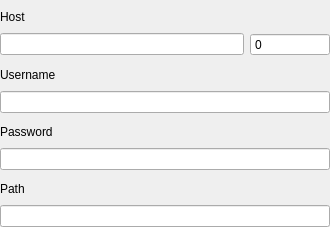
<?xml version="1.0" encoding="UTF-8"?>
<ui version="4.0">
 <class>SFTPFormGeneralUI</class>
 <widget class="QWidget" name="SFTPFormGeneralUI">
  <property name="geometry">
   <rect>
    <x>0</x>
    <y>0</y>
    <width>330</width>
    <height>227</height>
   </rect>
  </property>
  <property name="sizePolicy">
   <sizepolicy hsizetype="Preferred" vsizetype="Preferred">
    <horstretch>0</horstretch>
    <verstretch>0</verstretch>
   </sizepolicy>
  </property>
  <property name="minimumSize">
   <size>
    <width>0</width>
    <height>0</height>
   </size>
  </property>
  <property name="maximumSize">
   <size>
    <width>16777215</width>
    <height>227</height>
   </size>
  </property>
  <property name="windowTitle">
   <string>General</string>
  </property>
  <layout class="QVBoxLayout" name="verticalLayout">
   <property name="spacing">
    <number>6</number>
   </property>
   <property name="leftMargin">
    <number>0</number>
   </property>
   <property name="topMargin">
    <number>6</number>
   </property>
   <property name="rightMargin">
    <number>0</number>
   </property>
   <property name="bottomMargin">
    <number>0</number>
   </property>
   <item>
    <widget class="QLabel" name="label">
     <property name="minimumSize">
      <size>
       <width>80</width>
       <height>0</height>
      </size>
     </property>
     <property name="baseSize">
      <size>
       <width>0</width>
       <height>0</height>
      </size>
     </property>
     <property name="text">
      <string>Host</string>
     </property>
     <property name="alignment">
      <set>Qt::AlignLeading|Qt::AlignLeft|Qt::AlignVCenter</set>
     </property>
    </widget>
   </item>
   <item>
    <layout class="QHBoxLayout" name="horizontalLayout">
     <item>
      <widget class="QLineEdit" name="hostLineEdit"/>
     </item>
     <item>
      <widget class="QSpinBox" name="portSpinBox">
       <property name="sizePolicy">
        <sizepolicy hsizetype="Fixed" vsizetype="Fixed">
         <horstretch>0</horstretch>
         <verstretch>0</verstretch>
        </sizepolicy>
       </property>
       <property name="minimumSize">
        <size>
         <width>80</width>
         <height>0</height>
        </size>
       </property>
       <property name="maximumSize">
        <size>
         <width>80</width>
         <height>16777215</height>
        </size>
       </property>
       <property name="buttonSymbols">
        <enum>QAbstractSpinBox::NoButtons</enum>
       </property>
       <property name="maximum">
        <number>65535</number>
       </property>
      </widget>
     </item>
    </layout>
   </item>
   <item>
    <spacer name="verticalSpacer">
     <property name="orientation">
      <enum>Qt::Vertical</enum>
     </property>
     <property name="sizeType">
      <enum>QSizePolicy::Fixed</enum>
     </property>
     <property name="sizeHint" stdset="0">
      <size>
       <width>20</width>
       <height>2</height>
      </size>
     </property>
    </spacer>
   </item>
   <item>
    <widget class="QLabel" name="label_3">
     <property name="minimumSize">
      <size>
       <width>80</width>
       <height>0</height>
      </size>
     </property>
     <property name="text">
      <string>Username</string>
     </property>
     <property name="alignment">
      <set>Qt::AlignLeading|Qt::AlignLeft|Qt::AlignVCenter</set>
     </property>
    </widget>
   </item>
   <item>
    <widget class="QLineEdit" name="usernameLineEdit"/>
   </item>
   <item>
    <spacer name="verticalSpacer_2">
     <property name="orientation">
      <enum>Qt::Vertical</enum>
     </property>
     <property name="sizeType">
      <enum>QSizePolicy::Fixed</enum>
     </property>
     <property name="sizeHint" stdset="0">
      <size>
       <width>20</width>
       <height>2</height>
      </size>
     </property>
    </spacer>
   </item>
   <item>
    <widget class="QLabel" name="label_4">
     <property name="sizePolicy">
      <sizepolicy hsizetype="Preferred" vsizetype="Preferred">
       <horstretch>0</horstretch>
       <verstretch>0</verstretch>
      </sizepolicy>
     </property>
     <property name="minimumSize">
      <size>
       <width>80</width>
       <height>0</height>
      </size>
     </property>
     <property name="text">
      <string>Password</string>
     </property>
     <property name="alignment">
      <set>Qt::AlignLeading|Qt::AlignLeft|Qt::AlignVCenter</set>
     </property>
    </widget>
   </item>
   <item>
    <widget class="ady::PasswordEdit" name="passwordLineEdit">
     <property name="echoMode">
      <enum>QLineEdit::PasswordEchoOnEdit</enum>
     </property>
    </widget>
   </item>
   <item>
    <spacer name="verticalSpacer_3">
     <property name="orientation">
      <enum>Qt::Vertical</enum>
     </property>
     <property name="sizeType">
      <enum>QSizePolicy::Fixed</enum>
     </property>
     <property name="sizeHint" stdset="0">
      <size>
       <width>20</width>
       <height>2</height>
      </size>
     </property>
    </spacer>
   </item>
   <item>
    <widget class="QLabel" name="label_5">
     <property name="minimumSize">
      <size>
       <width>80</width>
       <height>0</height>
      </size>
     </property>
     <property name="text">
      <string>Path</string>
     </property>
     <property name="alignment">
      <set>Qt::AlignLeading|Qt::AlignLeft|Qt::AlignVCenter</set>
     </property>
    </widget>
   </item>
   <item>
    <widget class="QLineEdit" name="pathLineEdit"/>
   </item>
  </layout>
 </widget>
 <customwidgets>
  <customwidget>
   <class>ady::PasswordEdit</class>
   <extends>QLineEdit</extends>
   <header location="global">components/password_edit.h</header>
  </customwidget>
 </customwidgets>
 <resources/>
 <connections/>
</ui>
